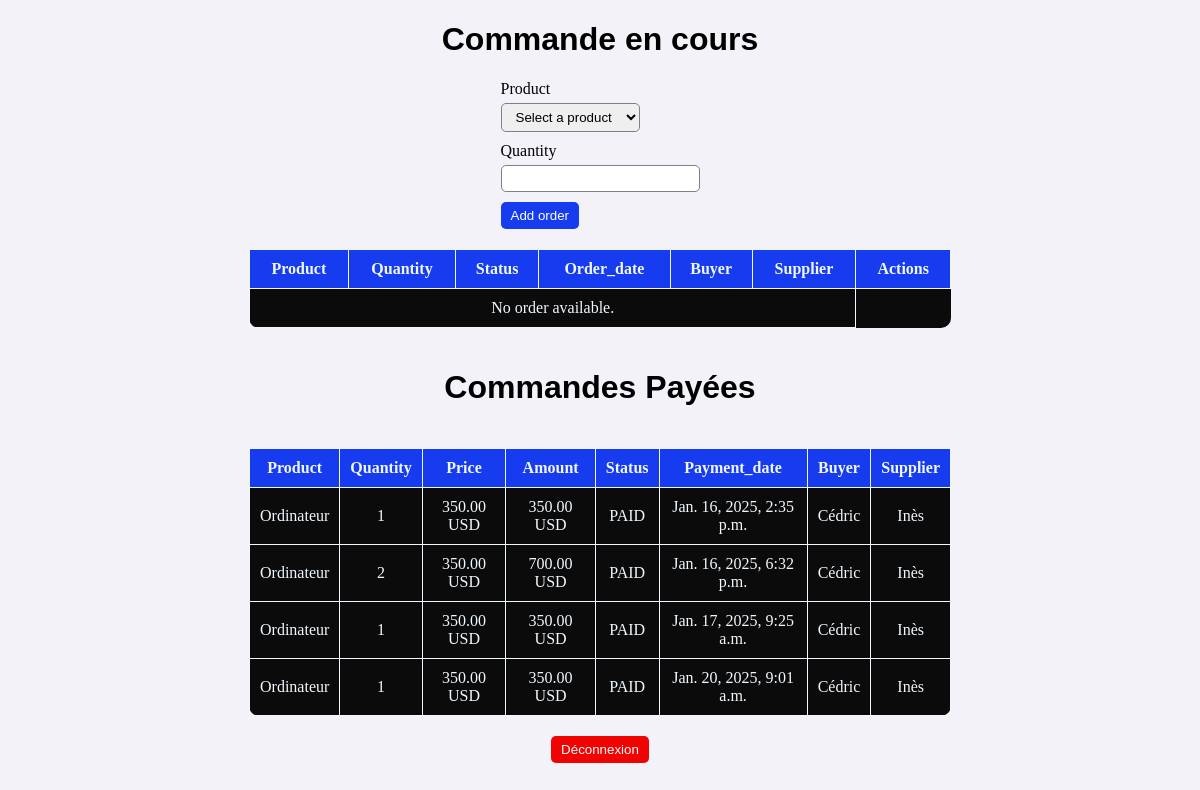
Page /add_buyer_orders/ (signed in) on the committed database.
### gestion/models.py (models this page shows, shortened)
class Order(models.Model):
    buyer = models.ForeignKey(User, on_delete= models.CASCADE, related_name='buyer_orders')
    product = models.ForeignKey(Product, on_delete= models.CASCADE)
    quantity = models.IntegerField()
    status = models.CharField(max_length= 20, choices= [('PENDING','pending'),('PAID','paid'),('DELIVERED','delivered'),('CANCELLED','cancelled')], default ='PENDING')
    is_processed = models.BooleanField(default = False)
    order_date = models.DateField(auto_now_add=True)
    payment_date = models.DateTimeField(auto_now_add=True)
    delivery_date = models.DateTimeField(auto_now_add=True)

class Product(models.Model):
    name = models.CharField(max_length=100)
    description = models.TextField(max_length= 200)
    price = models.DecimalField(max_digits= 10, decimal_places= 2)
    quantity = models.IntegerField()
    supplier = models.ForeignKey(User, on_delete = models.CASCADE)

class User(AbstractUser):
    ROLE_CHOICES = [
        ('admin', 'Admin'),
        ('buyer', 'Buyer'),
        ('supplier','Supplier'),
    ]
    role = models.CharField(max_length= 8, choices= ROLE_CHOICES)
    groups = models.ManyToManyField('auth.Group', related_name= 'custom_user_groups', blank=True)
    user_permissions = models.ManyToManyField('auth.Permission', related_name= 'custom_user_permissions', blank=True)

### gestion/views.py (the view, shortened to what this page needs)
# urls.py: path("add_buyer_orders/", views.buyer_orders, name = "buyer_orders"),
@login_required
@role_required('Buyer')
def buyer_orders(request):
    pending_orders = Order.objects.filter(status = 'PENDING')
    paid_orders = Order.objects.filter(status = 'PAID')
    products = Product.objects.all()
    return render(request, 'buyer_orders.html', {'products': products,'pending_orders': pending_orders, 'paid_orders': paid_orders,})

### gestion/templatetags/custom_filters.py (called while the page is built)
@register.filter
def multiply(value, arg):
    return value * arg

### gestion/views.py (called while the page is built)
def role_required(role):
    def decorator(view_func):
        @wraps(view_func)
        def _wrapped_view(request, *args, **kwargs):
                if request.user.is_authenticated and request.user.role == role:
                    return view_func(request, *args, **kwargs)
                else:
                    return HttpResponseForbidden("NO PERMISSION")
        return _wrapped_view
    return decorator

### gestion/templates/buyer_orders.html (shortened to what this page needs)
{% load custom_filters %}
{% load static %}
<!DOCTYPE html>
<html lang="en">
<head>
    <link rel="stylesheet" href="{% static 'css/style.css' %}">
</head>
<body>
    <h1>Commande en cours</h1>
    <form method="post" action="">{% csrf_token %}
            <label for ="product"> Product</label>
            <select name="product" id="product" required>
                <option value="">Select a product</option>
            </select>
            <label for ="quantity"> Quantity</label>
            <input type="number" id="quantity" name="quantity" min="1" required>
            <button type="submit" class="btn btn-primary"> Add order </button>
    </form>
        <table>
            <thead>
                <tr>
                    <th>Product</th>
                    <th>Quantity</th>
                    <th>Status</th>
                    <th>Order_date</th>
                    <th>Buyer</th>
                    <th>Supplier</th>
                    <th colspan="2">Actions</th>
                </tr>
            </thead>
            <tbody>
                {% for order in pending_orders %}
                <tr>
                    <td>{{order.product.name}}</td>
                    <td>{{order.quantity}}</td>
                    <td>{{order.status}}</td>
                    <td>{{order.order_date}}</td>
                    <td>{{order.buyer.username}}</td>
                    <td>{{order.product.supplier.username}}</td>
                    <td>
                        <form method="get" action="{% url 'buyer_payment' order.id %}">{% csrf_token %}
                            <button type="submit" class="btn"> Payment </button>
                        </form>
                    </td>
                    <td>
                        <form method="post" action="{% url 'delete_order' order.id %}">{% csrf_token %}
                            <button type="submit" class="btn btn-danger"> Delete order</button>
                        </form>
                    </td>
                </tr>
                {% empty %}
                <tr>
                    <td colspan="6">No order available.</td>
                </tr>
                {% endfor %}
            </tbody>
        </table>
    <h1>Commandes Payées</h1>
    <table>
        <thead>
            <tr>
                <th>Product</th>
                <th>Quantity</th>
                <th>Price</th>
                <th>Amount</th>
                <th>Status</th>
                <th>Payment_date</th>
                <th>Buyer</th>
                <th>Supplier</th>
            </tr>
        </thead>
        <tbody>
            {% for order in paid_orders %}
            <tr>
                <td>{{order.product.name}}</td>
                <td>{{order.quantity}}</td>
                <td>{{order.product.price}} USD</td>
                <td>{{order.product.price|multiply:order.quantity}} USD</td>
                <td>{{order.status}}</td>
                <td>{{order.payment_date}}</td>
                <td>{{order.buyer.username}}</td>
                <td>{{order.product.supplier.username}}</td>
            </tr>
            {% empty %}
            <tr>
                <td colspan="8">No order paid.</td>
            </tr>
            {% endfor %}
        </tbody>
    </table>
    <form method="post" action="{% url 'logout' %}">{% csrf_token %}
        <button type="submit" class="btn btn-danger"> Déconnexion </button>
    </form>
</body>
</html>

### gestion/static/css/style.css (style rules this page uses)
h1 { font-family: Arial, Helvetica, sans-serif; font-size: 2rem; }
table { width: 65%; background-color:rgb(11, 11, 11); border-collapse: collapse; border-radius: 10px; color: aliceblue; margin: 20px 0; }
thead { background-color:rgb(23, 59, 239); }
table th, table td { border: 1px solid; padding: 10px; text-align: center; }
label { display: block; padding-bottom: 5px; }
body { background-color: rgb(244, 242, 249); width: 90%; min-height: 100vh; box-sizing: border-box; margin: auto; padding-bottom: 5rem; display: flex; flex-direction: column; justify-content: center; align-items: center; }
.btn { display: block; outline: none; border: none; padding: 6px 10px; border-radius: 5px; background-color: white; cursor: pointer; width: fit-content; }
.btn-danger { background-color: rgb(239, 3, 3); color: white; }
.btn-primary { background-color:rgb(23, 59, 239); color: white; }
input, select { padding: 5px 10px; border-radius: 5px; border: 0.5px solid gray; margin-bottom: 10px; }

### rows in the picture
Order: product.name "Ordinateur", quantity "1", product.price "350.00", product.price|multiply "350.00", status "PAID", payment_date "Jan. 16, 2025, 2:35 p.m.", buyer.username "Cédric", product.supplier.username "Inès"
Order: product.name "Ordinateur", quantity "2", product.price "350.00", product.price|multiply "700.00", status "PAID", payment_date "Jan. 16, 2025, 6:32 p.m.", buyer.username "Cédric", product.supplier.username "Inès"
Order: product.name "Ordinateur", quantity "1", product.price "350.00", product.price|multiply "350.00", status "PAID", payment_date "Jan. 17, 2025, 9:25 a.m.", buyer.username "Cédric", product.supplier.username "Inès"
Order: product.name "Ordinateur", quantity "1", product.price "350.00", product.price|multiply "350.00", status "PAID", payment_date "Jan. 20, 2025, 9:01 a.m.", buyer.username "Cédric", product.supplier.username "Inès"
